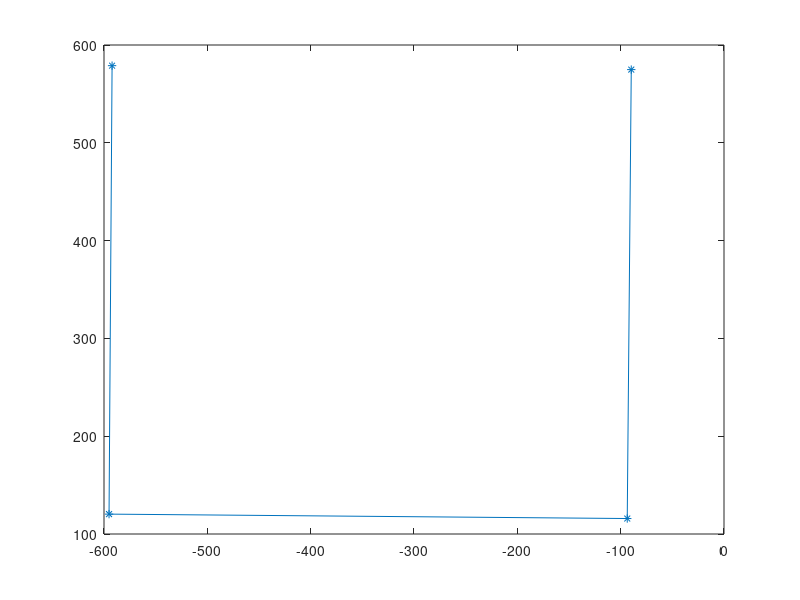

Write MATLAB code to recreate this figure.
%Draw points

a=[-89.748001, -93.639297,-595.119995,-592.18402];
   

b=[ 574.848022,115.820999,120.332001,578.882996];

plot(a,b,'*-')
